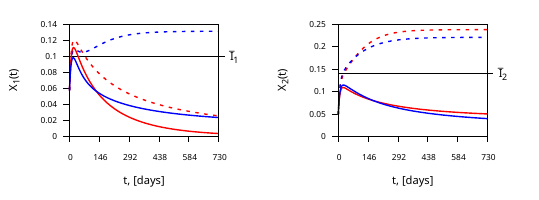

Write the gnuplot code that produced this figure.
# for reading .csv file

set datafile separator ", "

# remove legend
unset key
# set key autotitle columnhead
# plot "< awk '(NR>2){print;}' datafile"

## output size and type
# set terminal epslatex color 10 size 5.2in,2.4in standalone
set terminal pdfcairo color enhanced size 5.2in,2.4in font "Times, 12pt"
#set size ratio 1
set xlabel "time, [days]"

#unset colorbox ## for no colorbox

# # palette
# set palette viridis
# set palette rgb 33,13,10

## find size of .csv matrix array

M = 0   # number of rows, 0 if unknown
N = 0   # number of cols, 0 if unknown

if (!M || !N) {
    stats 'eq2.csv' u 0 nooutput   # get number of rows and cols
    M = STATS_records
    N = STATS_columns
}


# set xtics ("0.5" 0, "0.75" N/2., "1" N-1.)
# set ytics ("0.5" 0, "0.75" M/2., "1" M-1.)

# Places image centered in a box with graduated x and y
# The bos's min and max for x and y are slightly lesser/greater that the true values
# set xrange [] writeback
# set yrange [] writeback

set xrange [0:730]
#set yrange #[] writeback
#show yrange
set y2tics
#set y2range #[] writeback

set xtics autofreq out nomirror font ", 12pt"
set ytics autofreq out nomirror font ", 12pt"
#et y2tics

set encoding utf8
set output "solution.pdf"

# stats 'patch-dynamics-disjoint-1-1.csv' u "x1" nooutput
# ymax1 = STATS_max
# ymin1 = STATS_min
# ymin1=0.95*ymin1
# ymax1=ymax1*1.05
ymin1=0
ymax1=0.15

set multiplot layout 1,2

set ylabel "X_1"
I1bar = 0.1
# set arrow 1 from 0,I1bar to GPVAL_DATA_X_MAX, I1bar nohead
set arrow 1 from 0,I1bar to 730, I1bar nohead
#set label 1 at 20, I1bar+0.01 '~I_1'
set yrange [ymin1:ymax1]
set y2range [ymin1:ymax1]
set y2tics add ("~I‾_{ 1}" I1bar)
plot 'patch-dynamics-disjoint-1-1.csv' skip 1 using 1:2 w l dt 1 lw 2 lc rgb "red", 'patch-dynamics-irreducible-1.csv' skip 1 using 1:2 w l dt 1 lw 2 lc rgb "blue", 'patch-dynamics-disjoint-1-2.csv' skip 1 using 1:2 w l dt 2 lw 2 lc rgb "red", 'patch-dynamics-irreducible-2.csv' skip 1 using 1:2 w l dt 2 lw 2 lc rgb "blue"
#unset label 1
unset arrow 1

unset yrange
unset y2tics

# stats 'patch-dynamics-disjoint-2-1.csv' u "x2" nooutput
# ymax2 = STATS_max
# ymin2 = STATS_min
# ymin2=0.95*ymin2
# ymax2=ymax2*1.05
ymin2=0
ymax2=0.25

set ylabel "X_2"
I2bar = 0.14
#set arrow 2 from 0,I2bar to GPVAL_DATA_X_MAX, I2bar nohead
set arrow 2 from 0,I2bar to 730, I2bar nohead
#set label 2 at (0, I2bar I2^*)
set yrange [ymin2:ymax2]
set y2range [ymin2:ymax2]
set y2tics add ("~I‾_{ 2}" I2bar)
plot 'patch-dynamics-disjoint-2-1.csv' skip 1 using 1:2 w l dt 1 lw 2 lc rgb "red", 'patch-dynamics-irreducible-1.csv' skip 1 using 1:3 w l dt 1 lw 2 lc rgb "blue", 'patch-dynamics-disjoint-2-2.csv' skip 1 using 1:2 w l dt 2 lw 2 lc rgb "red", 'patch-dynamics-irreducible-2.csv' skip 1 using 1:3 w l dt 2 lw 2 lc rgb "blue"
#unset label 2
unset arrow 2
unset multiplot
